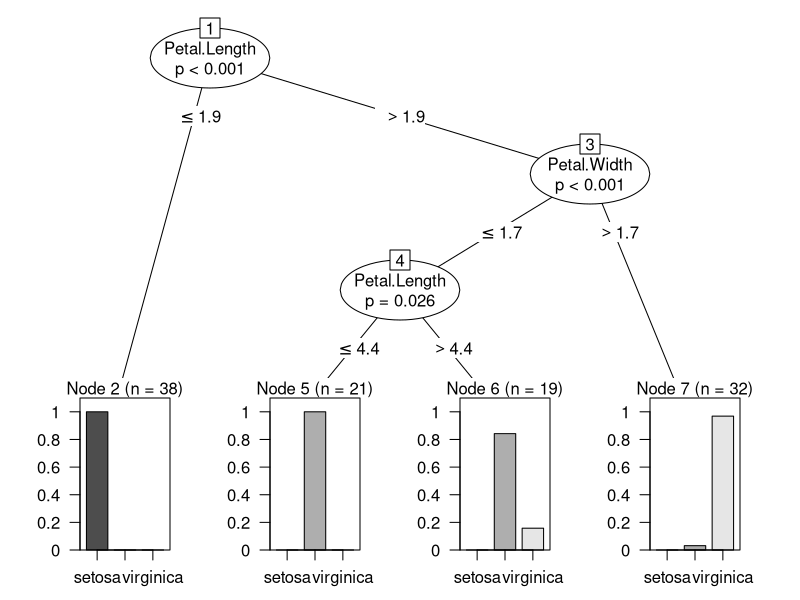
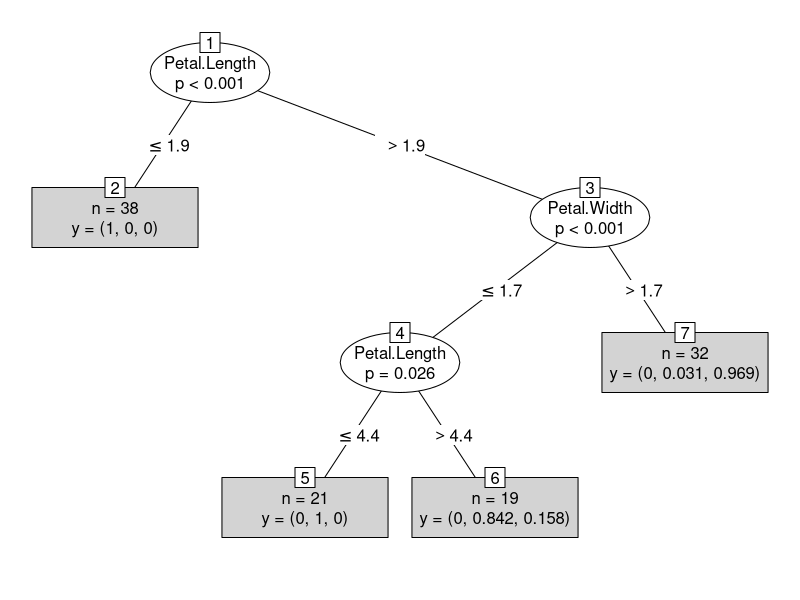

Here is the R script that generated these plots, in order:
library("party")



#ZAD 1
myPredictRow <- function(sl, sw, pl, pw){
  if (pw < 0.9 ){
    return ("setosa")
  }else{
    if (pw< 1.8 ){
      return("versicolor")
    }else{
      return ("virginica")
    }
  }
}

myPredict <- function(){
  counter <- 0
  for (i in 1:nrow(iris)){
    x <- iris[i,]
    tmp <- myPredictRow(x[1],x[2],x[3],x[4])
    if (tmp == x[5]){
      counter <- counter + 1
    }
  }
  return (counter/nrow(iris))
}
#ZAD 2
set.seed(1234)
ind <- sample(2, nrow(iris), replace=TRUE, prob=c(0.67, 0.33))
iris.training <- iris[ind==1,1:5]
iris.test <-iris[ind==2,1:5]
iris.ctree <-ctree(Species ~ Sepal.Length + Sepal.Width + Petal.Length + Petal.Width, data=iris.training)
print(iris.ctree)
plot(iris.ctree)
plot(iris.ctree, type="simple")

class(iris.test$Species)
class(predict(iris.ctree, iris.test[,1:4]))

predicted <- predict(iris.ctree, iris.test[,1:4])
real <- iris.test[,5]
t <- table(predicted,real)
t <- table(predicted,real)
accuracy <- sum(diag(t))/sum(t)

#ODPOWIEDZI
message(sprintf("Klasyfikacja za pomocą drzew: %f", accuracy))
message(sprintf("MyPredict() : %f", myPredict()))
